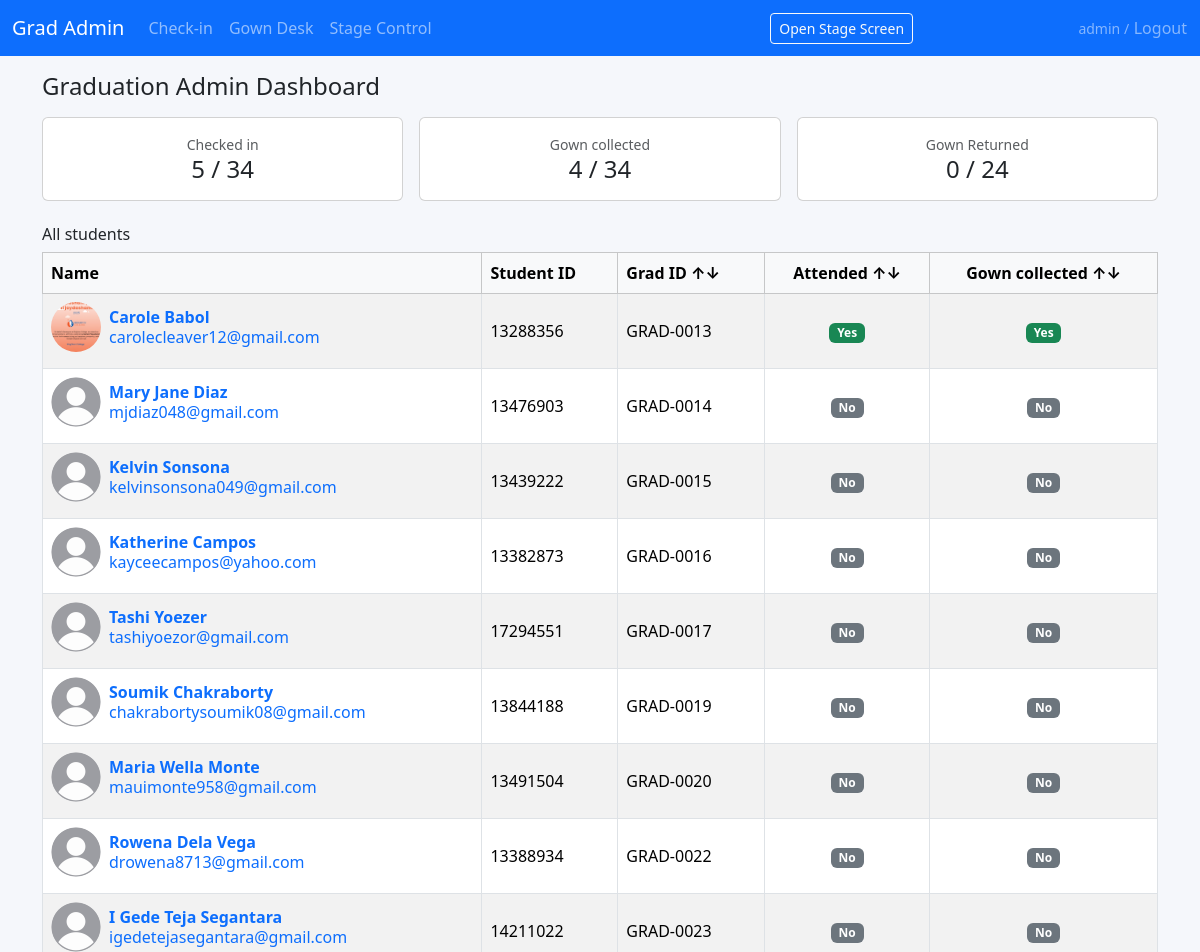
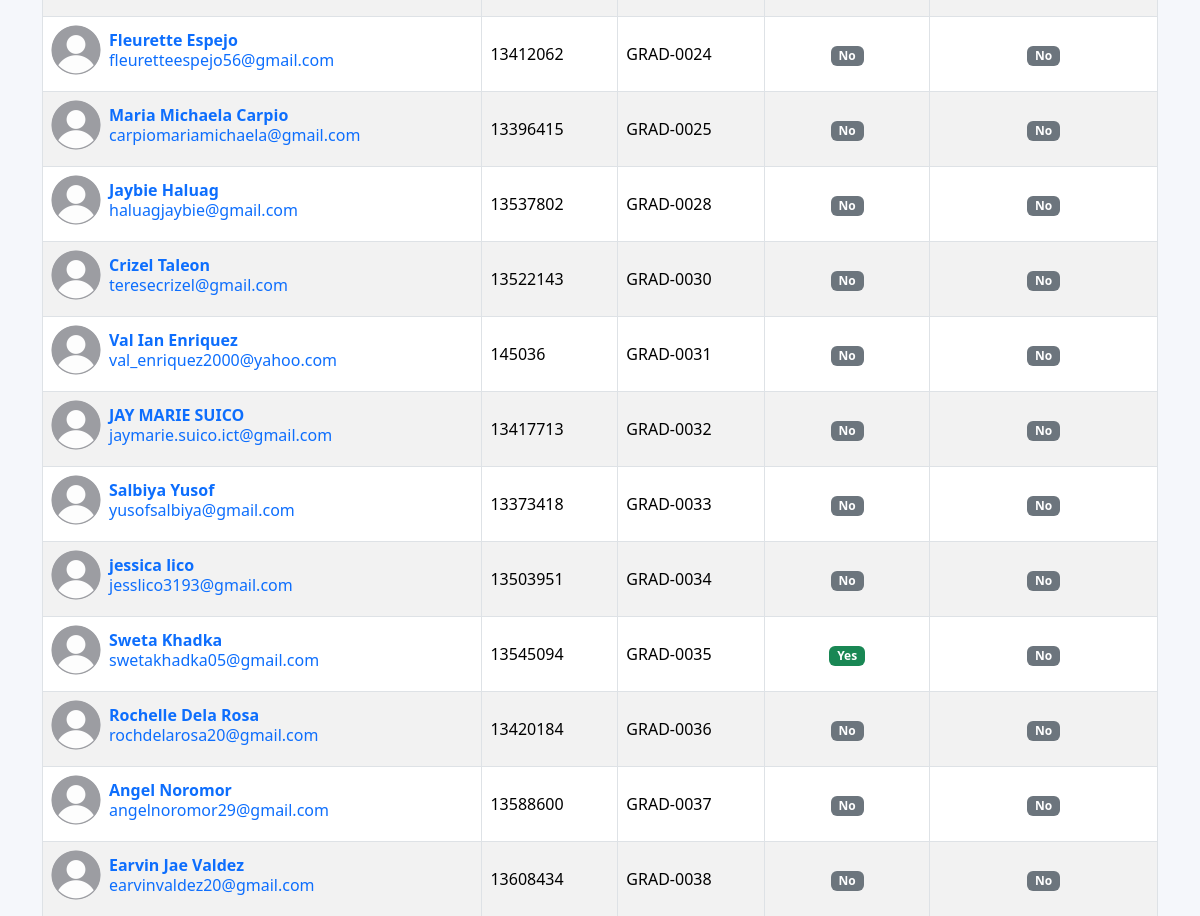
Before: / (signed in, upper part) with the older database file (2 pictures, top to bottom).
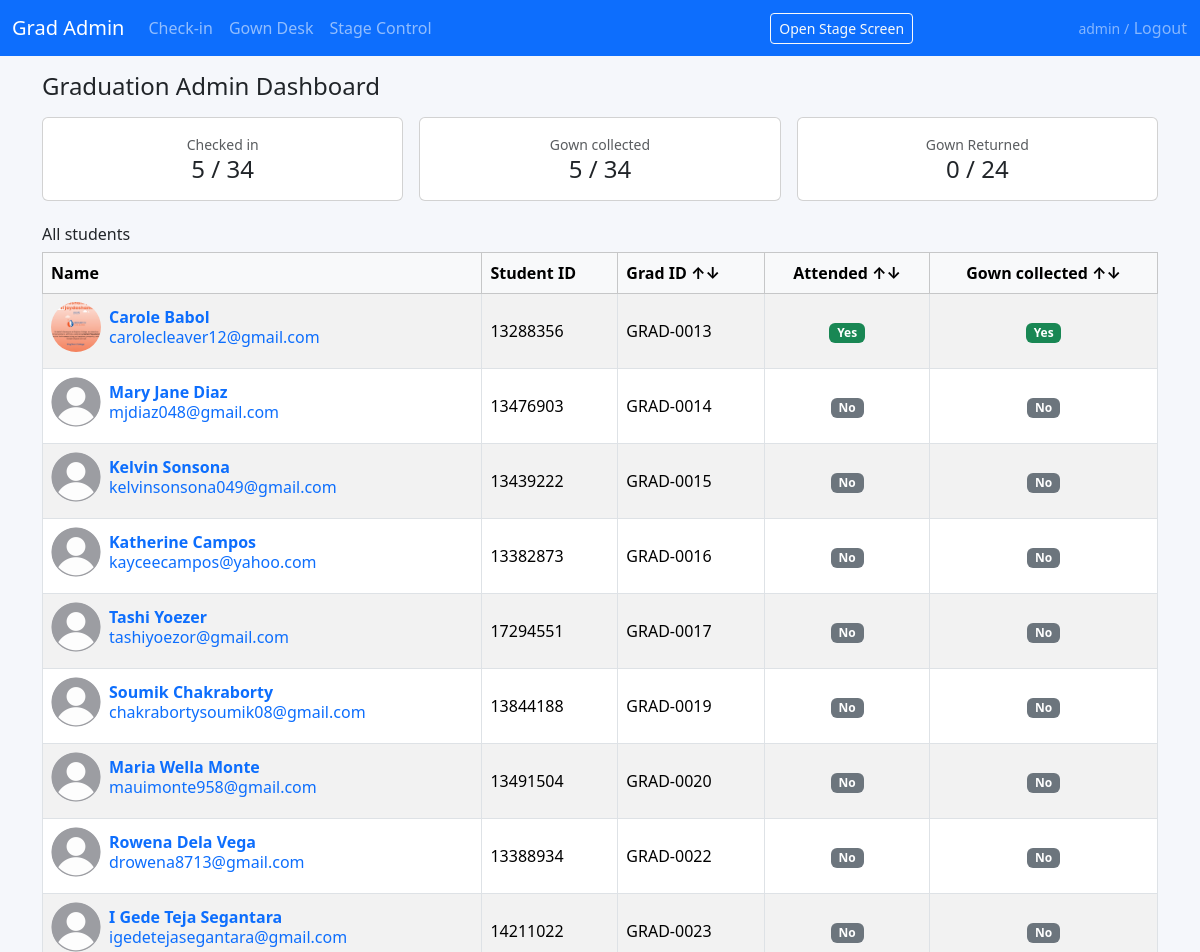
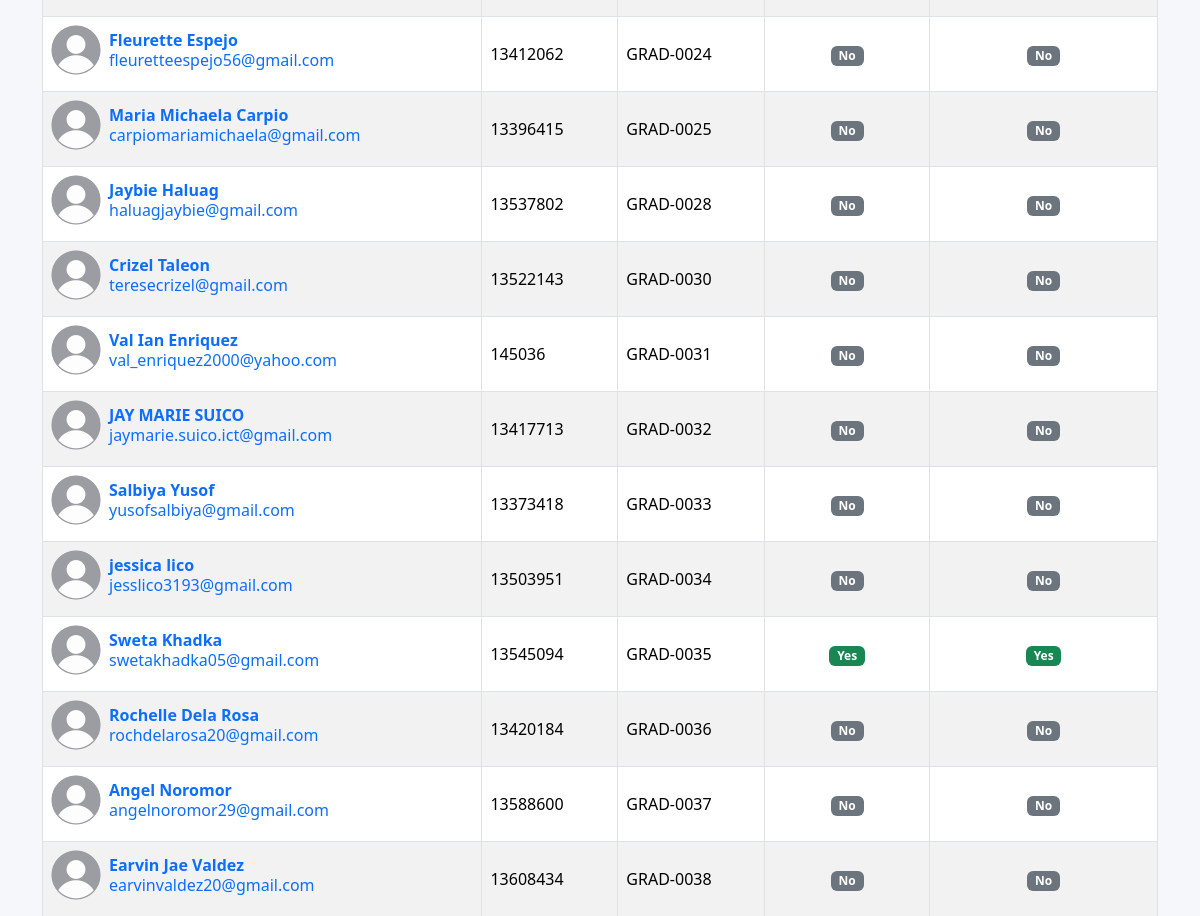
After: the same page with the newer database file (2 pictures, top to bottom).
### ceremony/models.py (models this page shows, shortened)
class Graduate(models.Model):
    submission_date = models.DateTimeField(null=True, blank=True)
    name = models.CharField(max_length=255)
    email = models.EmailField()
    student_id = models.CharField(max_length=50)
    payment_status = models.CharField(max_length=50, blank=True)
    gown_option = models.CharField(
        max_length=50,
        blank=True,
        help_text='Hire or Purchase from form',
    )
    additional_guests = models.PositiveIntegerField(default=0)
    total_amount = models.DecimalField(max_digits=10, decimal_places=2, default=0)
    unique_id = models.CharField(max_length=50, unique=True)
    gown_size = models.CharField(max_length=20, blank=True)
    submission_id = models.CharField(max_length=50, blank=True)
    photo = models.ImageField(upload_to='photos/', null=True, blank=True)
    attended = models.BooleanField(default=False)
    check_in_time = models.DateTimeField(null=True, blank=True)
    checked_in_by = models.CharField(max_length=100, blank=True)
    gown_collected = models.BooleanField(default=False)
    gown_returned = models.BooleanField(default=False)
    gown_notes = models.TextField(blank=True)
    seat_row = models.CharField(max_length=10, blank=True)
    seat_number = models.CharField(max_length=10, blank=True)
    presentation_order = models.PositiveIntegerField(
        null=True, blank=True, help_text='Order for stage presentation'
    )
    display_name = models.CharField(
        max_length=255,
        blank=True,
        help_text='Name as shown on the big screen',
    )
    course_name = models.CharField(
        max_length=255,
        blank=True,
        help_text='Optional – course/qualification to display',
    )
    class Meta:
        ordering = ['presentation_order', 'name']
    def get_photo_or_default(self):
        if self.photo:
            return self.photo.url
        return static('ceremony/default_silhouette_grey.png')

### ceremony/views.py (the view)
# urls.py: path('', views.grad_admin, name='grad_admin'),
@login_required
def grad_admin(request):
    stats = Graduate.objects.aggregate(
        total=Count("id"),
        checked_in=Count("id", filter=Q(attended=True)),
        gown_collected=Count("id", filter=Q(gown_collected=True)),
        gown_returned=Count("id", filter=Q(gown_returned=True)),
        total_gown_to_return=Count("id", filter=Q(gown_option__icontains="hire")),
    )
    total = stats["total"]
    checked_in = stats["checked_in"]
    gown_collected = stats["gown_collected"]
    gown_returned = stats["gown_returned"]
    total_gown_to_return = stats["total_gown_to_return"]
    graduates = Graduate.objects.all().order_by('unique_id')
    sort = request.GET.get("sort", "name")
    if sort in ["attended", "-attended", "gown_collected", "-gown_collected", "unique_id", "-unique_id"]:
        graduates = graduates.order_by(sort)
    context = {
        'total': total,
        'checked_in': checked_in,
        'gown_collected': gown_collected,
        'gown_returned': gown_returned,
        'total_gown_to_return': total_gown_to_return,
        'graduates': graduates,
    }
    return render(request, 'ceremony/grad_admin.html', context)

### ceremony/templates/ceremony/grad_admin.html
{% extends "ceremony/base.html" %}
{% block content %}
<h1 class="h4 mb-3">Graduation Admin Dashboard</h1>
<div class="row g-3 mb-4">
	<div class="col-6 col-md-4">
		<div class="card text-center">
			<div class="card-body">
				<div class="text-muted small">Checked in</div>
				<div class="h4 mb-0">{{ checked_in }} / {{total }}</div>
			</div>
		</div>
	</div>
	<div class="col-6 col-md-4">
		<div class="card text-center">
			<div class="card-body">
				<div class="text-muted small">Gown collected</div>
				<div class="h4 mb-0">{{ gown_collected }} / {{ total }}</div>
			</div>
		</div>
	</div>
	<div class="col-6 col-md-4">
		<div class="card text-center">
			<div class="card-body">
				<div class="text-muted small">Gown Returned</div>
				<div class="h4 mb-0">{{ gown_returned }} / {{ total_gown_to_return }}</div>
			</div>
		</div>
	</div>
</div>
<h2 class="h6 mt-3 mb-2">All students</h2>
<div class="table-responsive">
	<table class="table table-bordered table-hover table-striped align-middle">
		<thead class="table-light">
			<tr>
				<th>Name</th>
				<th>Student ID</th>
				<th><a href="?sort=unique_id" class="text-decoration-none text-black">Grad ID ↑↓</a></th>
				<th class="text-center"><a class="text-decoration-none text-black" href="?sort=-attended">Attended ↑↓</a></th>
				<th class="text-center"><a href="?sort=-gown_collected" class="text-decoration-none text-black">Gown collected ↑↓</a></th>
			</tr>
		</thead>
		<tbody>
			{% for g in graduates %}
			<tr>
				<td>
					<a href="{% url 'student_detail' g.pk %}" class="text-decoration-none">
						{% include "components/user_profile.html" with graduate=g %}
					</a>
				</td>
				<td>{{ g.student_id }}</td>
				<td>{{ g.unique_id }}</td>
				<td class="text-center">
					{% if g.attended %}<span class="badge bg-success">Yes</span>{% else %}<span
						class="badge bg-secondary">No</span>{% endif %}
				</td>
				<td class="text-center">
					{% if g.gown_collected %}<span class="badge bg-success">Yes</span>{% else %}<span
						class="badge bg-secondary">No</span>{% endif %}
				</td>
			</tr>
			{% empty %}
			<tr>
				<td colspan="6" class="text-center text-muted">No students yet.</td>
			</tr>
			{% endfor %}
		</tbody>
	</table>
</div>
{% endblock %}

### ceremony/templates/components/user_profile.html
<div class="d-flex align-items-center mb-2">
    <img src="{{ graduate.get_photo_or_default }}"
         alt="{{ graduate.display_name }}"
         class="rounded-circle me-2"
         style="width:50px; height:50px; object-fit:cover;">
    <div class="d-flex flex-column lh-sm">
        <span class="fw-semibold">
            {{ graduate.display_name }}
        </span>
        <span class="text-small">{{ graduate.email }}</span>
    </div>
</div>

Changed rows visible on the page:
changed Graduate "Sweta Khadka": gown_collected "No" → "Yes"
Other visible differences:
{{ gown_collected }}: "4" → "5"
